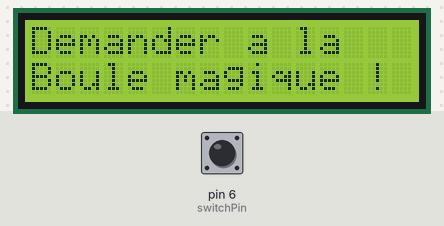
The sketch below on a simulated Arduino Uno, built with avr-gcc and run on an emulated ATmega328P. On the bench: 16×2 character LCD. The test bench sets the inputs (shaded band); at power-on: pin 6 (switchPin) LOW. Random numbers use the default seed unless the sketch sets one.

Above: at 1.2 s.
1.3 s: pin 6 (switchPin) pulled HIGH for 0.15 s
At 2.6 s:
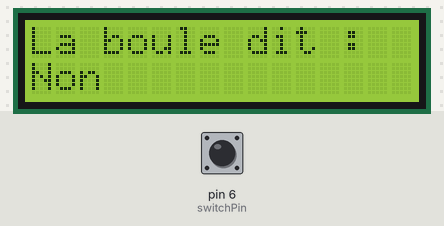
2.9 s: pin 6 (switchPin) pulled HIGH for 1 s
At 5.1 s:
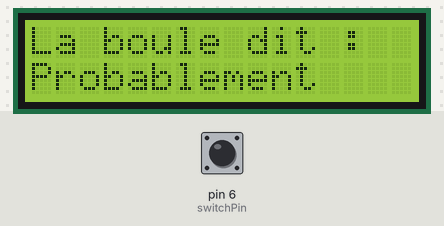
5.4 s: pin 6 (switchPin) pulsed HIGH 5 times (0.12 s each, 0.3 s apart)
At 6.7 s:
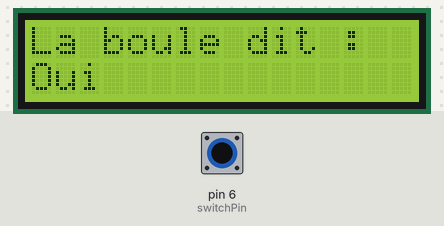
8.4 s: pin 6 (switchPin) pulled HIGH for 0.15 s
At 9.4 s:
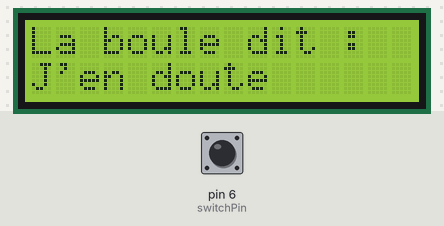
10.0 s: pin 6 (switchPin) pulled HIGH for 3.2 s
At 13.6 s:
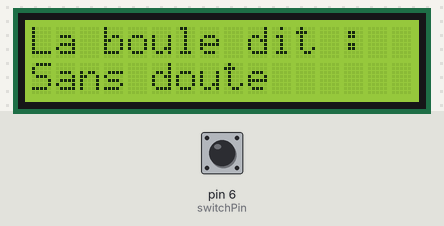
14.7 s: pin 6 (switchPin) pulled HIGH for 0.15 s
At 15.4 s:
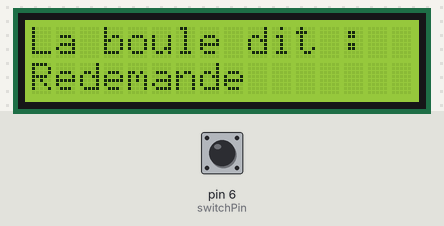
Timing chart, 0 to 17.3 s (numbered marks = the images above; inputs shaded):
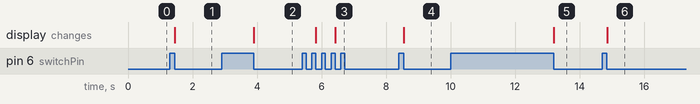

Measured:
- after the input at 1.3 s, the display: changes after 0.15 s (image 1)
- after the input at 2.9 s, the display: changes after 1.0 s (image 2)
- after the input at 5.4 s, the display: first changes after 0.43 s (image 3 shows a later state)
- after the input at 8.4 s, the display: changes after 0.16 s (image 4)
- after the input at 10.0 s, the display: changes after 3.2 s (image 5)
- after the input at 14.7 s, the display: changes after 0.16 s (image 6)

The sketch:

Cristal_Bola.ino
```cpp
#include <LiquidCrystal.h>

LiquidCrystal lcd(12,11,5,4,3,2); // generates an instance in the lcd

const int switchPin = 6;
int switchState = 0;
int prevSwitchState = 0;
int reply;
void setup() {
  lcd.begin(16,2);

  pinMode(switchPin, INPUT);
  lcd.print("Demander a la ");
  lcd.setCursor(0,1); // changes the Cursor to continue writing in the second row
  lcd.print("Boule magique !");
}
void loop() {
  switchState=digitalRead(switchPin);

  if (switchState != prevSwitchState) {
    if (switchState == LOW) {
      reply = random(8);
      lcd.clear(); // clears the writing
      lcd.setCursor(0,0);
      lcd.print("La boule dit :");
      lcd.setCursor(0,1);

      switch(reply){ // the program will enter the case assigned to the switch
        case 0:
        lcd.print("Oui");
        break;
        case 1:
        lcd.print("Probablement");
        break;
        case 2:
        lcd.print("Certainement");
        break;
        case 3:
        lcd.print("Sans doute");
        break;
        case 4:
        lcd.print("Pas sure");
        break;
        case 5:
        lcd.print("Redemande");
        break;
        case 6:
        lcd.print("J'en doute");
        break;
        case 7:
        lcd.print("Non");
        break;
      }
    }
  }
  prevSwitchState = switchState;

}
```
